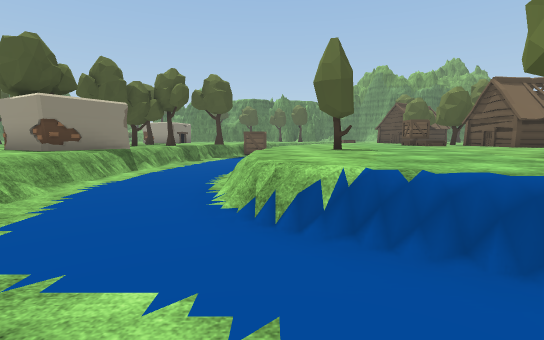
View 1 (above)

24 first-person views from a walk through a Unity game level. The camera is 1.5 m above the floor, tilts 6° down and sees 85° across. The floor is counted in squares, 2 m on a side. Each view is taken from the middle of a square. On the plan, view 1 faces up. The plan holds only what a view shows up to about 10 squares ahead; the rest is blank. The place goes on beyond the plan. The player character is not drawn. Some surface patterns are stand-ins.

View 2
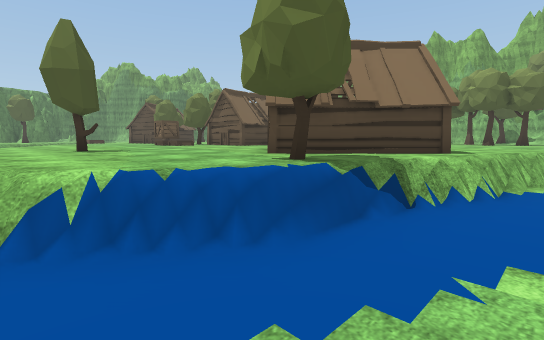

View 3
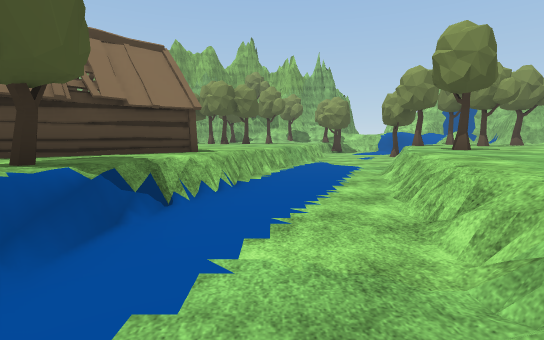

View 4
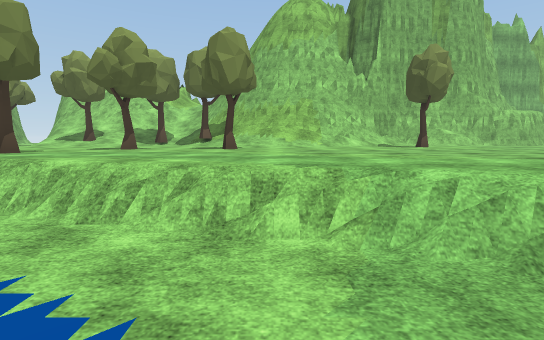

View 5
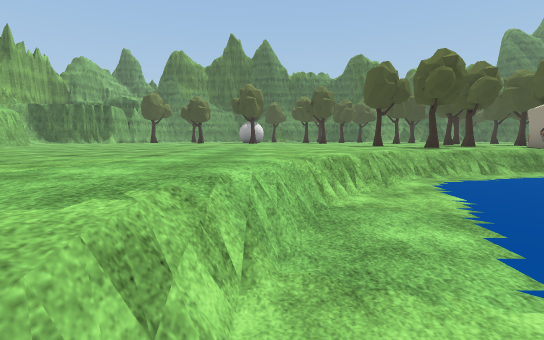

View 6
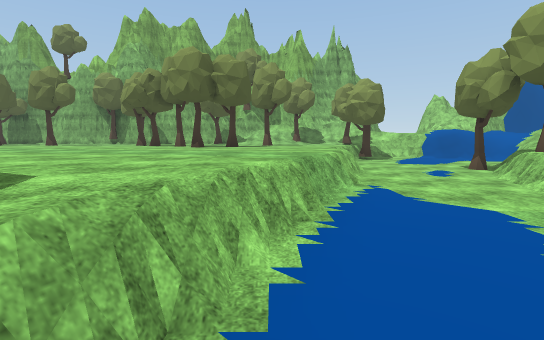

View 7
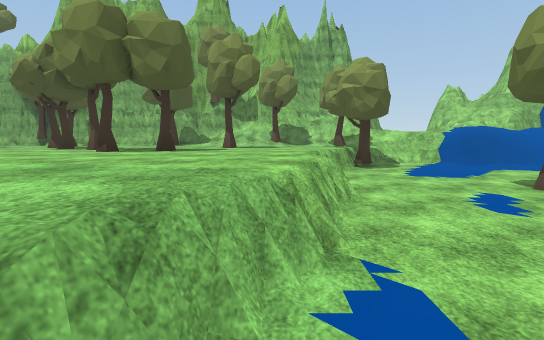

View 8
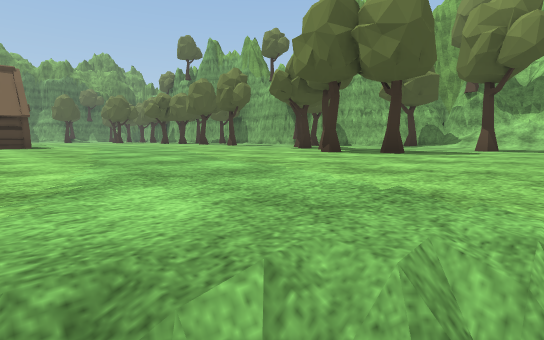

View 9
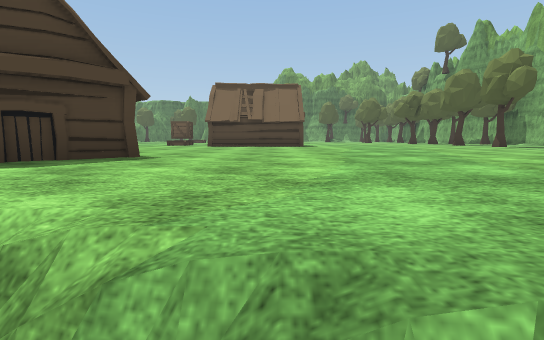

View 10
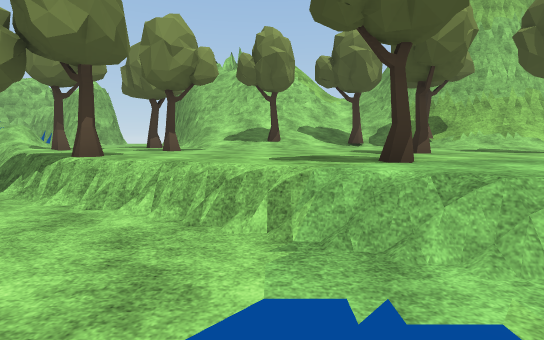

View 11
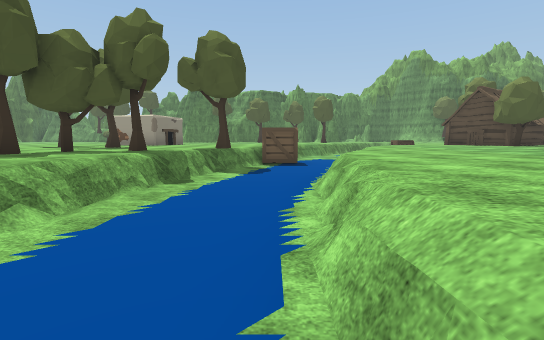

View 12
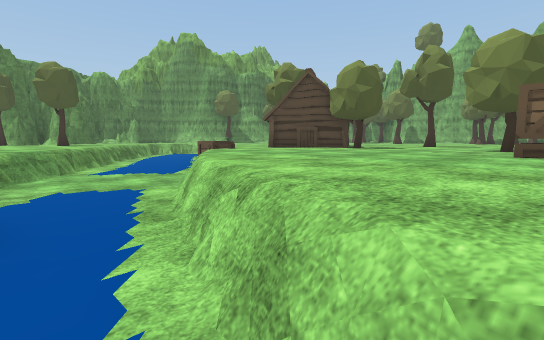

View 13
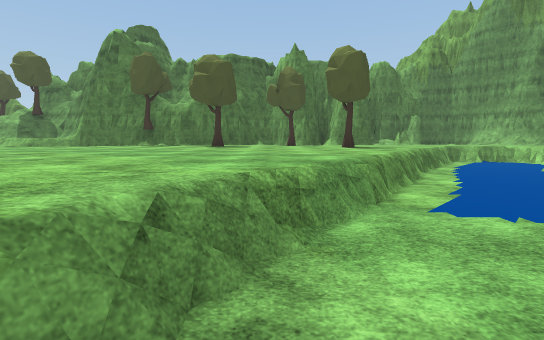

View 14
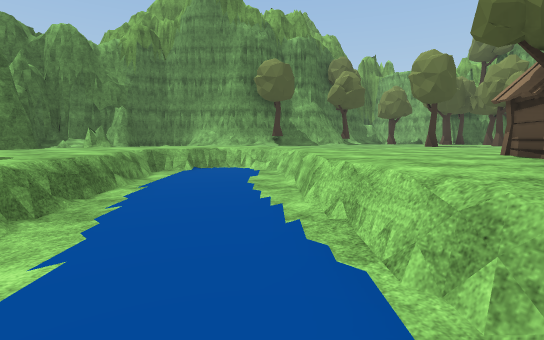

View 15
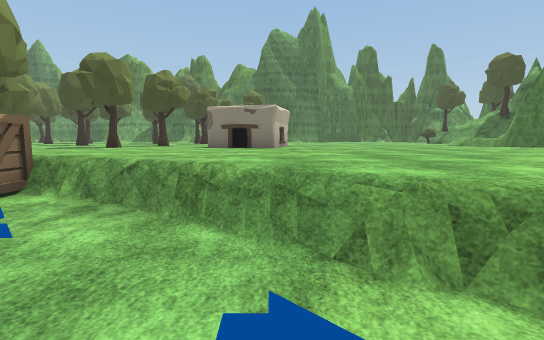

View 16
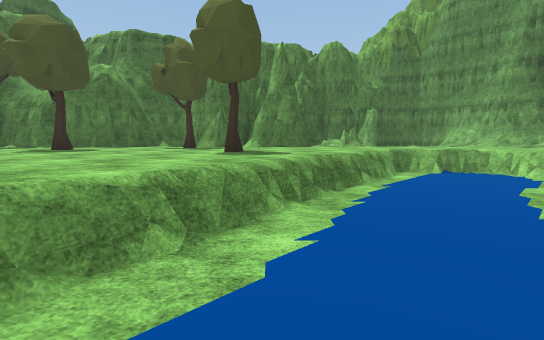

View 17
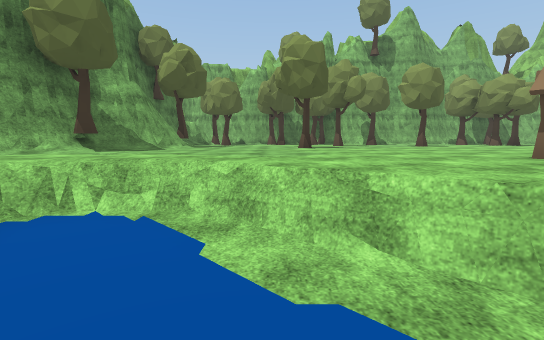

View 18
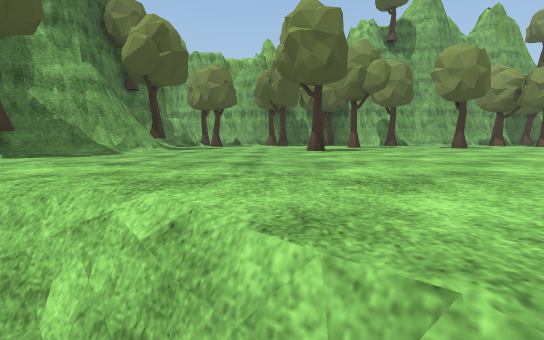

View 19
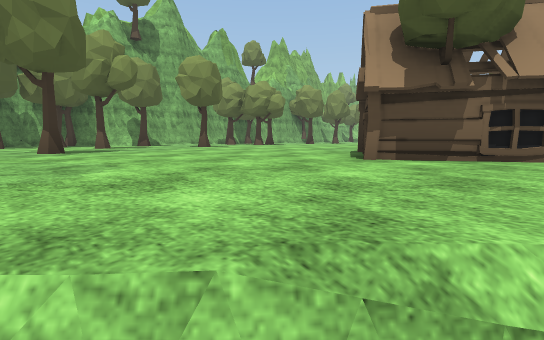

View 20
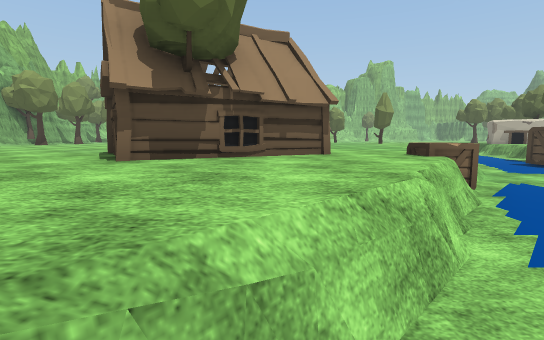

View 21
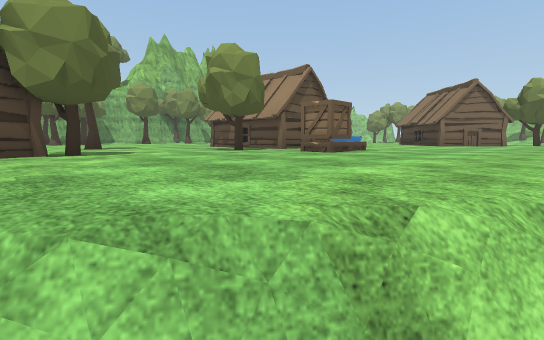

View 22
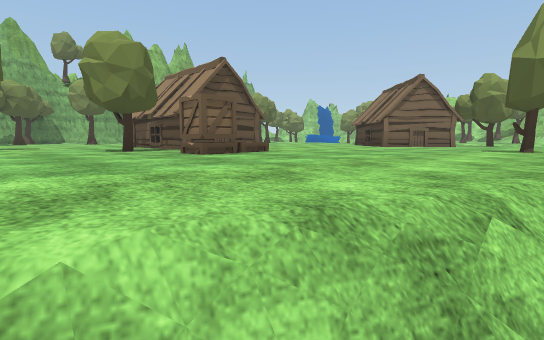

View 23
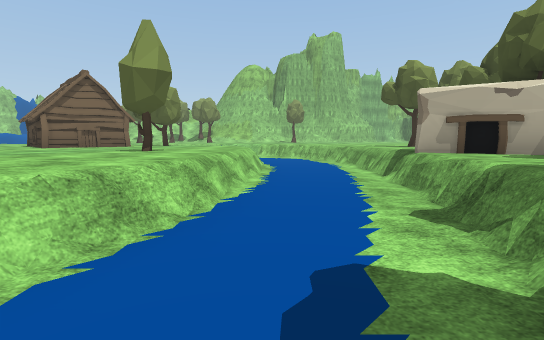

View 24
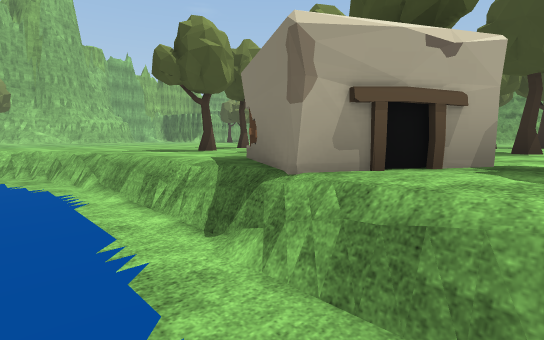

### Floor plan
Key: @ floor where view 1 was taken; # wall or solid block; . floor; = window, fence, low wall or low ledge; ^ raised ledge; T tree; C crate; H hut; O other object.
Columns run from 6 left of view 1 to 19 right of it. Each row starts with its distance up from view 1.
 27    ##^^^^#^^^^^^#
 26 ##^^^^^T^^^^^^^^^T#
 25 ^^^^T^^^^^^^^^^^^^^#T ^#
 24 ^^^^^^^^T^^^..=^^^^^^^TT
 23 ^^^^^^^^^^^...^^^^^^^^^^
 22 ^^^^^^^^^^....^^^^^^^^^T #
 21 ^^^^^^^^^^...^^^^^^T^^^^^#
 20 ^^^^^^^^^...^^^^^^^^^TTT #
 19 ^^^^^^^^...^^^^H^^^^^^^^^
 18 O#^^^^^^...C^HTH^^^^^^^T
 17  O^^^^^...CCHH HH^^^^T^^
 16 OO^^^^...^^^^HHH^^^^^^^^
 15 ^^^^^^...^^^^T^^^^^^^^^^
 14 T^^^^O..^^^^^^^^T^^^^^TT
 13 TT^^T..=^^^^^^^^^^^^^^
 12 ^^^^...^^^^^^T^^^^^^^^^
 11 ^TT^...^^^^CCHHHH^^
 10  T^^..^^^^^CCH  H^^
  9 ^^^^..^^^^^^^HHHH^^^^^^^^
  8 OOO=..^^^^^^^^^^^^^^^^T^^
  7 T O...^^T^^^^^^^^^^^^^^^^#
  6 ^OO...^^^^^^^^^^^^^^^^^^T
  5 ^^^...^^^^^H^^^^^^^^^^T T
  4 TT^...^^^^H^H^^^^^^^^T^ ^
  3 ^^^^..^^^^HH^H^^^^^^^T^^^#
  2 ^^^^...^^T^HH^^^^^^^T^^^T#
  1 ^^^^^.....^^^^^^^^^^T^^^^^
  0 ^^^^^^@......=^^^^^^^^T^^^
 -1 ^^^^^^^^........^^^^^^^^^T
 -2 ^^^^^^^^^^^.......^^^^^^^
 -3 ^^^^^^^^^^^^^^........T^T
 -4 ^^^^^^^^^^^^^T^^.......T^
 -5 ^^^^^^^^^^^^^^^^^TT.....#
 -6 ^^^^^^^^^T^T^^^^^^^....##
 -7 ^^^^^^^^^^^^^^^^T^^T...#
 -8 ^^^TT^^^^^^^^^^^^^^T^###
 -9 ^^^^^##   T^T^T^^T^ ^#
-10            ^^   #^^^ ^

Where each view was taken, in squares from view 1:
view 1: 0 up, 0 right, facing up
view 2: 0 up, 0 right, facing up-right
view 3: 0 up, 0 right, facing right
view 4: 1 up, 2 right, facing down
view 5: 1 down, 3 right, facing left
view 6: 0 up, 5 right, facing right
view 7: 1 down, 8 right, facing right
view 8: 1 down, 9 right, facing up-right
view 9: 1 down, 9 right, facing up
view 10: 1 down, 8 right, facing down
view 11: 5 up, 1 left, facing up
view 12: 11 up, 0 right, facing up-right
view 13: 15 up, 0 right, facing up
view 14: 18 up, 3 right, facing up-right
view 15: 18 up, 3 right, facing left
view 16: 18 up, 3 right, facing up
view 17: 22 up, 5 right, facing right
view 18: 22 up, 7 right, facing right
view 19: 22 up, 7 right, facing down-right
view 20: 22 up, 7 right, facing down
view 21: 16 up, 2 right, facing down-right
view 22: 14 up, 1 right, facing down-right
view 23: 13 up, 1 left, facing down
view 24: 9 up, 2 left, facing down-left
